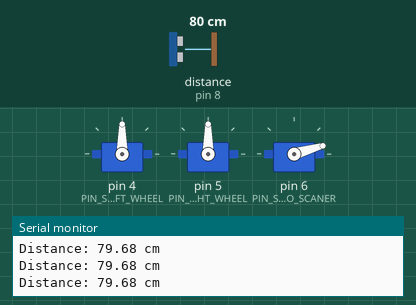
The sketch below on a simulated Arduino Uno, built with avr-gcc and run on an emulated ATmega328P. Shown: 3 × servo, the last lines printed to the serial monitor. Wiring (inferred from the names in the program): ultrasonic range finder: trigger pin 7; echo pin 8. The inputs (shaded band) are chosen by the test bench; at power-on: distance to the obstacle (sensor on pin 8) 80 cm. The echo pulse lasts 58.3 µs per cm.

Above: at 2.7 s.
2.8 s: distance to the obstacle (sensor on pin 8) set to 9 cm
At 3.2 s:
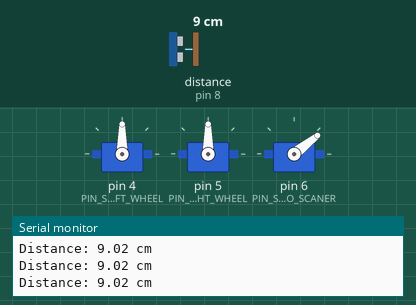
5.8 s: distance to the obstacle (sensor on pin 8) set to 18 cm
At 7.3 s:
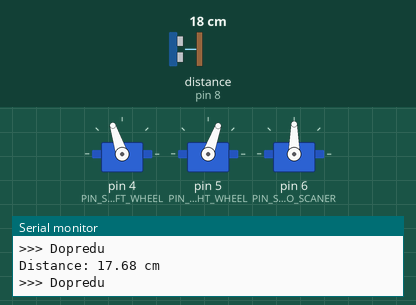
Timing chart, 0 to 8.8 s (numbered marks = the images above; inputs shaded):
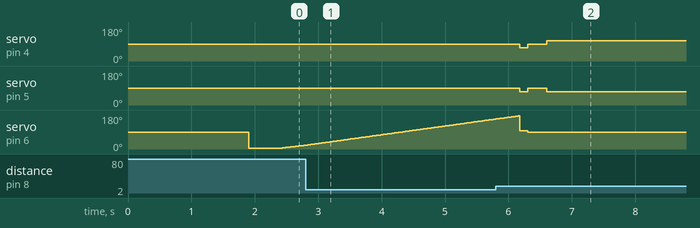

Measured:
- by itself, servo on pin 6 (PIN_SERVO_SCANER): rises from 158° to 175° in 0.36 s, then falls to 90° in 0.15 s

The sketch:

RotatingDog.ino
```cpp
#include <Servo.h>

// RP2040-Zero pinout
const int PIN_SERVO_LEFT_WHEEL = 4;
const int PIN_SERVO_RIGHT_WHEEL = 5;
const int PIN_SERVO_SCANER = 6;
const int TRIG = 7;
const int ECHO = 8;

Servo servoLeftWheel;
Servo servoRightWheel;
Servo servoScaner;

const float MIN_SAFE_DISTANCE = 20.0; // cm
const long PULSIN_TIMEOUT = 30000;
static bool located = LOW;
static float CurDistance = 0.0f;
float scanDistance() {
  digitalWrite(TRIG, LOW);
  delayMicroseconds(2);
  digitalWrite(TRIG, HIGH);
  delayMicroseconds(10);
  digitalWrite(TRIG, LOW);

  long duration = pulseIn(ECHO, HIGH, PULSIN_TIMEOUT);

  if (duration == 0) {
    Serial.println("Senzor timeout!");
    return -1;
  }

  float distance = duration * 0.0343 / 2;
  Serial.print("Distance: ");
  Serial.print(distance);
  Serial.println(" cm");

  return distance;
}

void stopRobot() {
  servoLeftWheel.write(90);
  servoRightWheel.write(90);
  Serial.println("=== Stop");
}


void moveForward() {
  servoLeftWheel.write(108);
  servoRightWheel.write(70);
  Serial.println(">>> Dopredu");
}

void moveBackward() {
  servoLeftWheel.write(0);
  servoRightWheel.write(180);
  Serial.println("<<< Dozadu");
}

void rotateLeft(int angle) {
  // nastav kolieska pre otacanie vlavo
  servoLeftWheel.write(110);   // dozadu
  servoRightWheel.write(110);   // dopredu
  Serial.print("↻ Otočenie vľavo o ");
  Serial.print(angle);
  Serial.println(" stupnov");

  // vypocet casu otacania (ms) - doladit experimentom
  int durationMs = angle * 14; // 14 ms na 1 stupeň, kalibrovat
  delay(durationMs);

  stopRobot(); // zastavenie po otacani
}

void rotateRight(int angle) {
  // nastav kolieska pre otacanie doprava
  servoLeftWheel.write(70);    // dopredu
  servoRightWheel.write(70);  // dozadu
  Serial.print("↻ Otočenie vpravo o ");
  Serial.print(angle);
  Serial.println(" stupnov");

  // vypocet casu otacania (ms) - doladit experimentom
  int durationMs = angle * 18; // 14 ms na 1 stupeň, kalibrovat
  delay(durationMs);

  stopRobot(); // zastavenie po otacani
}


void setup() {
  // put your setup code here, to run once:
  Serial.begin(115200);
  while (!Serial) delay(10);

  delay(1000);
  Serial.println("\n=== SETUP START ===");

  pinMode(TRIG, OUTPUT);
  pinMode(ECHO, INPUT);

  servoLeftWheel.attach(PIN_SERVO_LEFT_WHEEL, 500, 2500);
  servoRightWheel.attach(PIN_SERVO_RIGHT_WHEEL, 500, 2500);
  servoScaner.attach(PIN_SERVO_SCANER, 500, 2500);

  delay(500);
  servoScaner.write(90);


  if (servoScaner.read() == 90) {
    Serial.println("=== SETUP DONE ===\n");
  }
  else {
    Serial.println("=== ERROR IN SCANER ===\n");
    while(true){};
  }
  servoLeftWheel.write(90);
  servoRightWheel.write(90);

  /*float curMin = 50000.0f;
  int curMinIndex = -1;

  for (int i = 0; i < 18; i++){
    servoScaner.write(i*10+5);
    delay(200);
    CurDistance = scanDistance();
    if (CurDistance != -1.0f && curMin < CurDistance){
      curMin = CurDistance;
      curMinIndex = i;
    }
  }
  servoScaner.write(curMinIndex*10+5);*/

}

void loop() {
  // krátka pauza medzi skenmi
  delay(400);

  // zmeraj aktuálnu vzdialenosť pred robotom
  CurDistance = scanDistance();
  located = CurDistance != -1 && CurDistance < MIN_SAFE_DISTANCE;
  Serial.print("Located: ");
  Serial.println(located);

  if (!located) {
    // 🔍 Skenovanie od 5° do 175° (scanner servo)
    int startAngle = -1;
    int endAngle = -1;
    bool inObstacle = false;
    servoScaner.write(5);
    delay(500);
    for (int angle = 5; angle <= 175; angle++) {
      servoScaner.write(angle);
      delay(20);  // nech servu stihne dojst na poziciu

      CurDistance = scanDistance();

      if (CurDistance != -1 && CurDistance < 40) {
        // sme na prekážke
        if (!inObstacle) {
          startAngle = angle;
          inObstacle = true;
        }
        endAngle = angle;
      } else {
        // mimo prekážky
        if (inObstacle) {
          break;  // našli sme celý objekt
        }
      }
    }

    // Ak sa nenašla prekážka
    if (startAngle == -1 || endAngle == -1) {
      Serial.println("Ziadna prekazka nenajdena");
      return;
    }

    // vypocet stredu prekážky
    int targetAngle = (startAngle + endAngle) / 2;
    servoScaner.write(targetAngle);
    Serial.print("Start: "); Serial.println(startAngle);
    Serial.print("End: "); Serial.println(endAngle);
    Serial.print("Center: "); Serial.println(targetAngle);

    // 🎯 otočenie robota na stred prekážky
    int diff = targetAngle - 90;
    if (diff > 0) {
      rotateRight(diff);
    }
    else if (diff < 0){
      rotateLeft(-diff);
    }

    // zastav robot
    stopRobot();
    servoScaner.write(90);
    // 🎯 vráť scanner dopredu
    delay(300);

    // 🚗 pohyb k prekážke
    while (true) {
      CurDistance = scanDistance();
      if (CurDistance == -1) continue;

      if (CurDistance <= 10.0) {
        stopRobot();
        Serial.println("Dosiahnuty ciel");
        break;
      }

      moveForward();
      delay(100);
    }
  }
}
```
